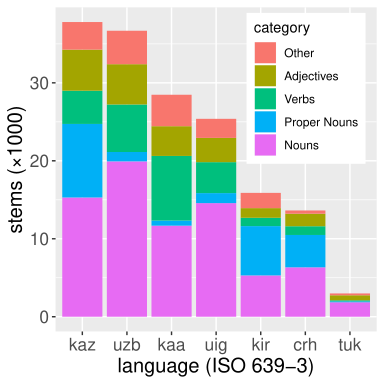

Generate this figure with R:
require(data.table)
library(ggplot2)
#library(dplyr)

make_graph <- function(name, xax=T, yax=T, leg=T, asp_ratio=0.8) {
	lgs1<-as.data.frame(fread(paste(name, ".tsv", sep="")))
	print(lgs1)

	types = c("Nouns", "Proper Nouns", "Verbs", "Adjectives", "Other")
	allLgs = c("kaz",
		"uzb","kaa","uig",
		"kir", "crh",
		"tuk")

	lgs1_new <- data.frame(language=factor(levels=allLgs), type=factor(levels=rev(types)), value=integer(),stringsAsFactors=FALSE)
	#print(lgs1_new)

	for (lg in lgs1$language) {
		for (type in types) {
			#print(lgs1[[type]])
			value = lgs1[[type]][lgs1$language==lg]
			#new_row = c(lg,type,value)
			new_row = list(language=c(lg),type=type,value=value)
			lgs1_new[nrow(lgs1_new) + 1,] <- new_row
		}
	}
	warnings()
	print(lgs1_new)

	#lgs1_new <- lgs1_new %>% arrange(n)
	
	#lgs1_new$type <- as.character(lgs1_new$type)
	#lgs1_new$type <- factor(lgs1_new$type, levels=types)
	
	aspect_ratio <- asp_ratio
	height <- 4

	if (yax) {
		yaxTh <- theme(axis.title.y=element_text(size=rel(1.4)))
	} else {
		yaxTh <- theme(axis.title.y=element_blank())
	}
	if (xax) {
		xaxTh <- theme(axis.title.x=element_text(size=rel(1.4)))
	} else {
		xaxTh <- theme(axis.title.x=element_blank())
	}
	if (leg) {
		legTh <- theme(legend.position = c(0.78, 0.75))
	} else {
		legTh <- theme(legend.position = "none")
	}

	p<-ggplot(data=lgs1_new)+ aes(fill=type,x=language,y=value/1000) +#, aes(fill=types))+
		geom_bar(position="stack", stat="identity") +
		labs(y="stems (×1000)",fill="category", x="language (ISO 639-3)") +
		legTh +
		theme(axis.text.x=element_text(size=rel(1.5)),axis.text.y=element_text(size=rel(1.5))) +
		xaxTh + yaxTh

	ggsave(paste(name, ".pdf", sep=""), device="pdf", height = height, width = height * aspect_ratio)
}

make_graph("all_lgs", T, T, T, 1)
